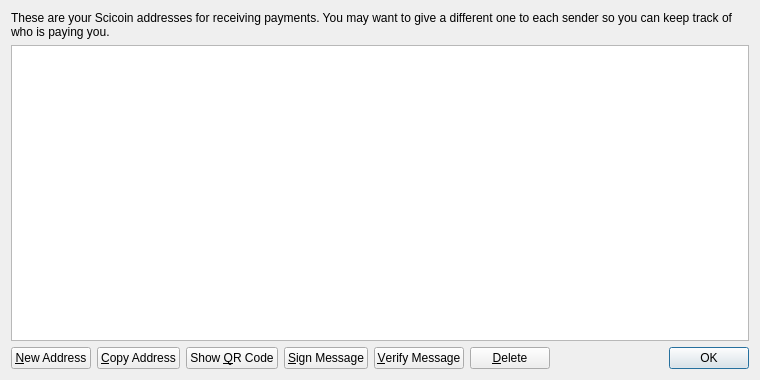
<?xml version="1.0" encoding="UTF-8"?>
<ui version="4.0">
 <class>AddressBookPage</class>
 <widget class="QWidget" name="AddressBookPage">
  <property name="geometry">
   <rect>
    <x>0</x>
    <y>0</y>
    <width>760</width>
    <height>380</height>
   </rect>
  </property>
  <property name="windowTitle">
   <string>Address Book</string>
  </property>
  <layout class="QVBoxLayout" name="verticalLayout">
   <item>
    <widget class="QLabel" name="labelExplanation">
     <property name="text">
      <string>These are your Scicoin addresses for receiving payments. You may want to give a different one to each sender so you can keep track of who is paying you.</string>
     </property>
     <property name="textFormat">
      <enum>Qt::PlainText</enum>
     </property>
     <property name="wordWrap">
      <bool>true</bool>
     </property>
    </widget>
   </item>
   <item>
    <widget class="QTableView" name="tableView">
     <property name="contextMenuPolicy">
      <enum>Qt::CustomContextMenu</enum>
     </property>
     <property name="toolTip">
      <string>Double-click to edit address or label</string>
     </property>
     <property name="tabKeyNavigation">
      <bool>false</bool>
     </property>
     <property name="alternatingRowColors">
      <bool>true</bool>
     </property>
     <property name="selectionMode">
      <enum>QAbstractItemView::SingleSelection</enum>
     </property>
     <property name="selectionBehavior">
      <enum>QAbstractItemView::SelectRows</enum>
     </property>
     <property name="sortingEnabled">
      <bool>true</bool>
     </property>
     <attribute name="verticalHeaderVisible">
      <bool>false</bool>
     </attribute>
    </widget>
   </item>
   <item>
    <layout class="QHBoxLayout" name="horizontalLayout">
     <item>
      <widget class="QPushButton" name="newAddressButton">
       <property name="toolTip">
        <string>Create a new address</string>
       </property>
       <property name="text">
        <string>&amp;New Address</string>
       </property>
       <property name="icon">
        <iconset resource="../bitcoin.qrc">
         <normaloff>:/icons/add</normaloff>:/icons/add</iconset>
       </property>
      </widget>
     </item>
     <item>
      <widget class="QPushButton" name="copyToClipboard">
       <property name="toolTip">
        <string>Copy the currently selected address to the system clipboard</string>
       </property>
       <property name="text">
        <string>&amp;Copy Address</string>
       </property>
       <property name="icon">
        <iconset resource="../bitcoin.qrc">
         <normaloff>:/icons/editcopy</normaloff>:/icons/editcopy</iconset>
       </property>
      </widget>
     </item>
     <item>
      <widget class="QPushButton" name="showQRCode">
       <property name="text">
        <string>Show &amp;QR Code</string>
       </property>
       <property name="icon">
        <iconset resource="../bitcoin.qrc">
         <normaloff>:/icons/qrcode</normaloff>:/icons/qrcode</iconset>
       </property>
      </widget>
     </item>
     <item>
      <widget class="QPushButton" name="signMessage">
       <property name="toolTip">
        <string>Sign a message to prove you own a Bitcoin address</string>
       </property>
       <property name="text">
        <string>&amp;Sign Message</string>
       </property>
       <property name="icon">
        <iconset resource="../bitcoin.qrc">
         <normaloff>:/icons/edit</normaloff>:/icons/edit</iconset>
       </property>
      </widget>
     </item>
     <item>
      <widget class="QPushButton" name="verifyMessage">
       <property name="toolTip">
        <string>Verify a message to ensure it was signed with a specified Bitcoin address</string>
       </property>
       <property name="text">
        <string>&amp;Verify Message</string>
       </property>
       <property name="icon">
        <iconset resource="../bitcoin.qrc">
         <normaloff>:/icons/transaction_0</normaloff>:/icons/transaction_0</iconset>
       </property>
      </widget>
     </item>
     <item>
      <widget class="QPushButton" name="deleteButton">
       <property name="toolTip">
        <string>Delete the currently selected address from the list. Only sending addresses can be deleted.</string>
       </property>
       <property name="text">
        <string>&amp;Delete</string>
       </property>
       <property name="icon">
        <iconset resource="../bitcoin.qrc">
         <normaloff>:/icons/remove</normaloff>:/icons/remove</iconset>
       </property>
      </widget>
     </item>
     <item>
      <spacer name="horizontalSpacer">
       <property name="orientation">
        <enum>Qt::Horizontal</enum>
       </property>
       <property name="sizeHint" stdset="0">
        <size>
         <width>40</width>
         <height>20</height>
        </size>
       </property>
      </spacer>
     </item>
     <item>
      <widget class="QDialogButtonBox" name="buttonBox">
       <property name="sizePolicy">
        <sizepolicy hsizetype="Maximum" vsizetype="Fixed">
         <horstretch>0</horstretch>
         <verstretch>0</verstretch>
        </sizepolicy>
       </property>
       <property name="standardButtons">
        <set>QDialogButtonBox::Ok</set>
       </property>
      </widget>
     </item>
    </layout>
   </item>
  </layout>
 </widget>
 <resources>
  <include location="../bitcoin.qrc"/>
 </resources>
 <connections/>
</ui>
